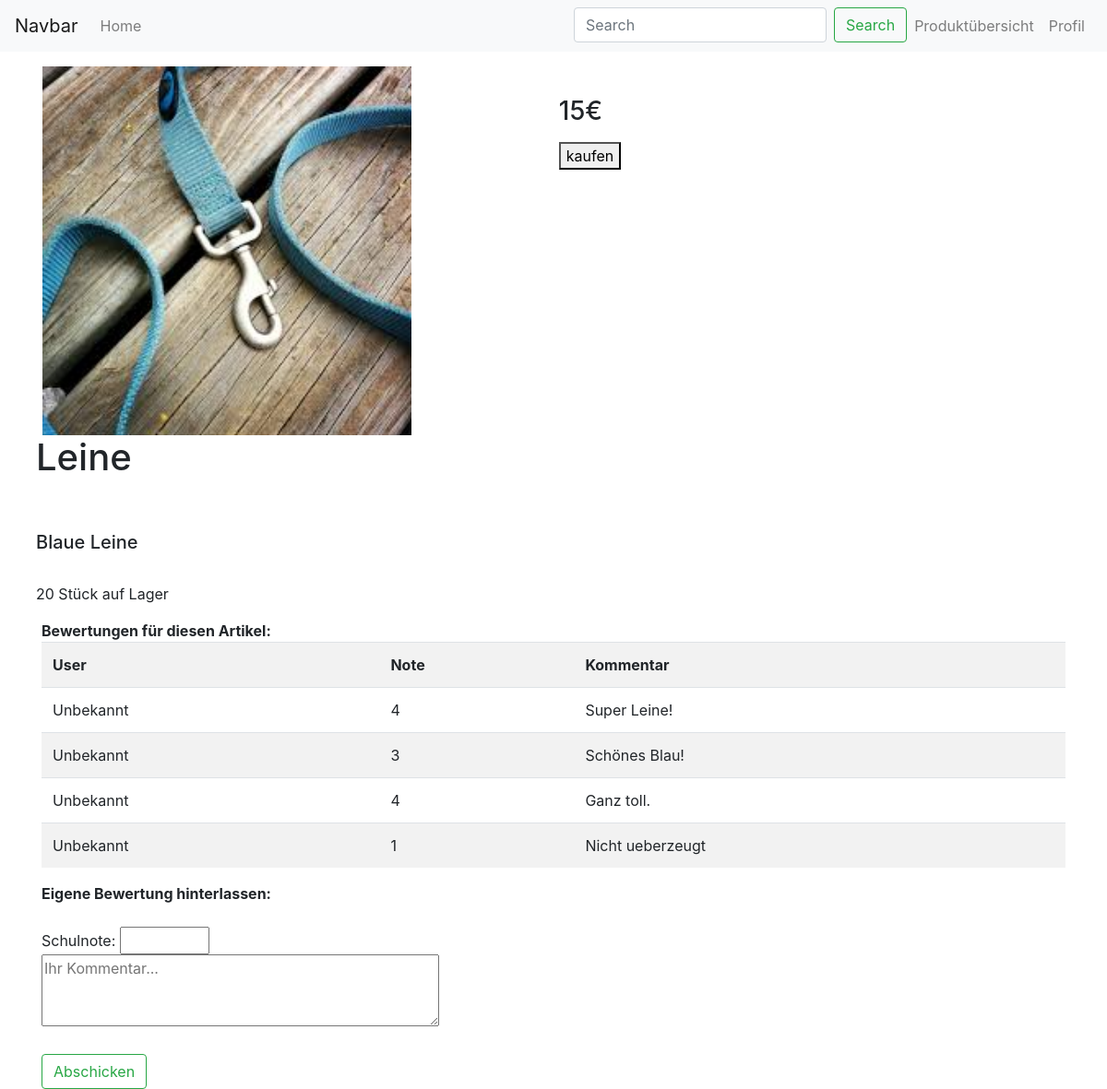
/produktansicht.php?ID=1, run on the app's committed database.
### tables this page shows
CREATE TABLE `produkte` (
  `ID` int(11) NOT NULL,
  `Name` text NOT NULL,
  `Preis` int(11) NOT NULL,
  `Stueck` int(11) NOT NULL,
  `Bild` text NOT NULL,
  `Beschreibung` text NOT NULL
);

CREATE TABLE `bewertungen` (
  `ID` int(11) NOT NULL,
  `Kommentar` text NOT NULL,
  `Note` float(10,0) NOT NULL,
  `Datum` datetime NOT NULL DEFAULT CURRENT_TIMESTAMP,
  `User` varchar(50) NOT NULL DEFAULT 'Unbekannt'
);

### produktansicht.php (the view)
<?php include 'inc/head.php'?>
<?php include 'inc/nav.php';
include 'inc/config.php';
    $id = $_GET['ID'];
    $query = "SELECT * FROM produkte WHERE produkte.ID = '$id'";
    $query2 = "SELECT * FROM produkte INNER JOIN bewertungen WHERE produkte.ID = '$id' AND bewertungen.ID = '$id'";
    $result = mysqli_query($con, $query);
    $result2 = mysqli_query($con, $query2);
    if ($row = mysqli_fetch_assoc($result)) {
        $id = $_GET['ID'];
        $bild = $row['Bild'];
        $name = $row['Name'];
        $preis = $row['Preis'];
        $stueck = $row['Stueck'];
        $beschreibung = $row['Beschreibung'];
        ?>
        <div class="container">
            <div class="row">
                <div class="d-flex flex-row bd-highlight pl-3 pt-3 mb-3">
                    <div class="row">
                        <div class="col pr-0 mr-0"><img src="<?php echo $bild ?>" alt="" width="400px"></div>
                        <div class="col-4 pl-2 mr-0">
                            <h1><?php echo $name ?></h1><br><br>
                            <h5><?php echo $beschreibung ?></h5><br>
                            <h7><?php echo $stueck ?> Stück auf Lager</h7>
                        </div>
                    </div>
                    <div class="p-2 bd-highlight">
                        <br><h3><?php echo $preis ?>€</h3><p>
                        <form method="post" action="php/buyArticle.php?ID=<?php echo $id ?>&Verfuegbarkeit=<?php echo $stueck ?>"><button type="submit" name="cartBtn">kaufen</button></form>
                    </div>
                </div>
                <div class="col-12">
                    <table class="table table-striped">
                        <thead><b>Bewertungen für diesen Artikel:</b></thead>
                        <th scope="col">User</th>
                        <th scope="col">Note</th>
                        <th scope="col">Kommentar</th>
                        <?php
                        while ($row = mysqli_fetch_assoc($result2)) {
                            $user = $row['User'];
                            $kommentar = $row['Kommentar'];
                            $note = $row['Note']; ?>
                        <tr>
                            <td><?php echo $user ?></td>
                            <td><?php echo $note ?></td>
                            <td><?php echo $kommentar ?></td>
                        </tr><?php } ?>
                    </table>
                </div>
            </div>
            <div>
                <form method = 'post' action = 'php/articleValuations.php?ID=<?php echo $id ?>' >
                    <b>Eigene Bewertung hinterlassen:</b><br><br>
                    Schulnote: <input name="Note" type="number" max="6.0" min="1.0" ><br>
                    <textarea name = 'Kommentar' cols = '40' rows = '3' placeholder="Ihr Kommentar..."></textarea ><br><br>
                    <button class="btn btn-outline-success" type="submit" name="commentBtn" >Abschicken</button>
                </form >
            </div>
        </div>
        <?php
} include 'inc/bottom.php'?>

### data on the page
produkte: Bild (picture), Name "Leine", Beschreibung "Blaue Leine", Stueck "20", Preis "15", bewertungen.User "Unbekannt", bewertungen.Note "4", bewertungen.Kommentar "Super Leine!", bewertungen.Note "3", bewertungen.Kommentar "Schönes Blau!", bewertungen.Kommentar "Ganz toll.", bewertungen.Note "1", bewertungen.Kommentar "Nicht ueberzeugt"
